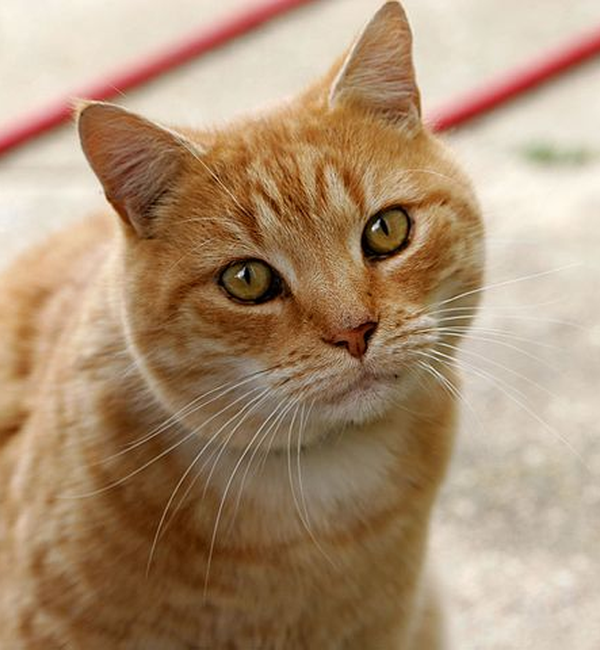
%> input picture 20230818~20230825/Cat.jpg (cropped and resized to the size of MATLAB's example picture), 600 x 650 px, given in place of ngc6543a.jpg, which was not available
$ octave Pict_init.m   (GNU Octave 9; MATLAB toolbox functions it lacks are replaced by stand-ins)
%> lines starting %> are read from the running program, lines starting %| are printed output that depends on the picture; pictures that were not available may be replaced by others from this repository, and a replacement may not be noted
load('LDPC_11nD2_1296b_R12.mat');
Lena_origin  = imread('ngc6543a.jpg');
%> Lena_origin is the input picture: size 650x600x3 uint8; mean R, G, B 172.6, 145, 116.5
Lena_origin  = imresize(Lena_origin,[384,384]);
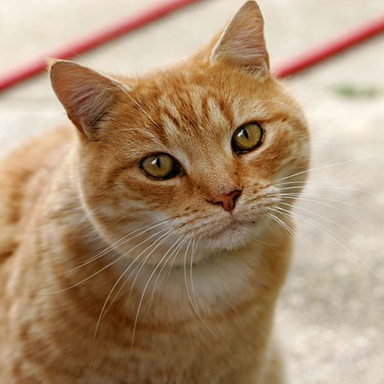
%> Lena_origin: size 384x384x3 uint8; mean R, G, B 172.6, 145, 116.5
Lena_row	 = size(Lena_origin,1);
%> Lena_row = 384
Lena_col	 = size(Lena_origin,2);
%> Lena_col = 384
Lena_bin	 = [dec2bin(Lena_origin(:,:,1));
				dec2bin(Lena_origin(:,:,2));
				dec2bin(Lena_origin(:,:,3))];
%> Lena_bin = 442368 items
Lena_size	 = size(Lena_bin,1);
%> Lena_size = 442368
Lena_bin_RE	 = [Lena_bin;zeros(648-mod(Lena_row*Lena_col*3,648),8)];
Lena_bin_RE	 = reshape(Lena_bin_RE,[],648);
%> Lena_bin_RE = 5464 items
encode 		 = mod(Lena_bin_RE * double(LDPC.G.x),2);
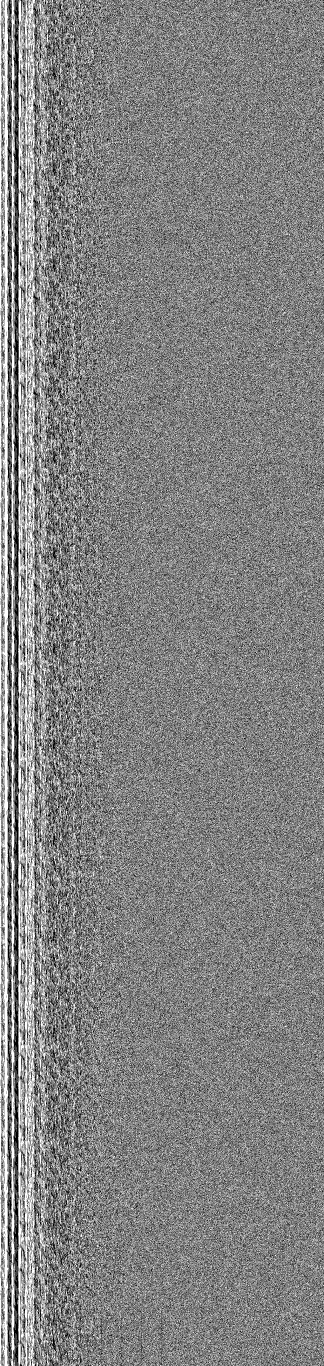
%> encode: size 5464x1296 double (shown at 1/4 size); values 0 (black) and 1 (white), 51.1% white; black in thin lines or dots

bin_table	= 2 .^ (7:-1:0);
Lena_bin_hat_LDPC = reshape(encode(:,1:648),[],8);
Lena_bin_hat_LDPC = Lena_bin_hat_LDPC(1:Lena_size,:);
Lena_bin_hat_LDPC = sum(Lena_bin_hat_LDPC.*bin_table,2);%bin2dec
Lena_Csize		  = Lena_row*Lena_col;
%> Lena_Csize = 147456
Lena_RGB_LDPC	  = zeros(Lena_row,Lena_col,3);
Lena_RGB_LDPC(:,:,1) = reshape( Lena_bin_hat_LDPC(             1:Lena_Csize  ) ,Lena_row,Lena_col);
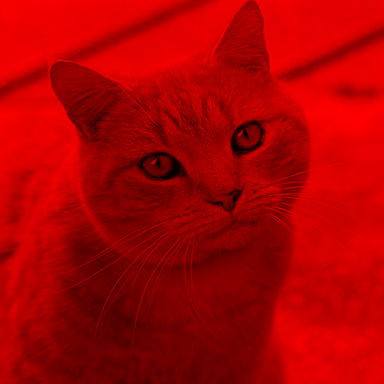
%> Lena_RGB_LDPC: size 384x384x3 double; mean R, G, B 172.6, 0, 0
Lena_RGB_LDPC(:,:,2) = reshape( Lena_bin_hat_LDPC(Lena_Csize  +1:Lena_Csize*2) ,Lena_row,Lena_col);
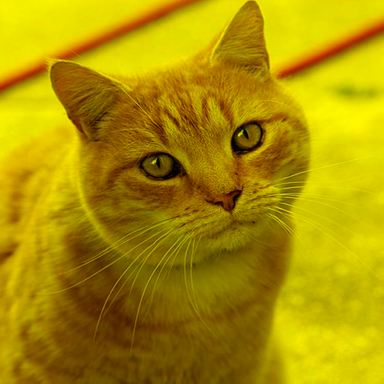
%> Lena_RGB_LDPC: size 384x384x3 double; mean R, G, B 172.6, 145, 0
Lena_RGB_LDPC(:,:,3) = reshape( Lena_bin_hat_LDPC(Lena_Csize*2+1:Lena_Csize*3) ,Lena_row,Lena_col);
imshow( uint8(Lena_RGB_LDPC) );
